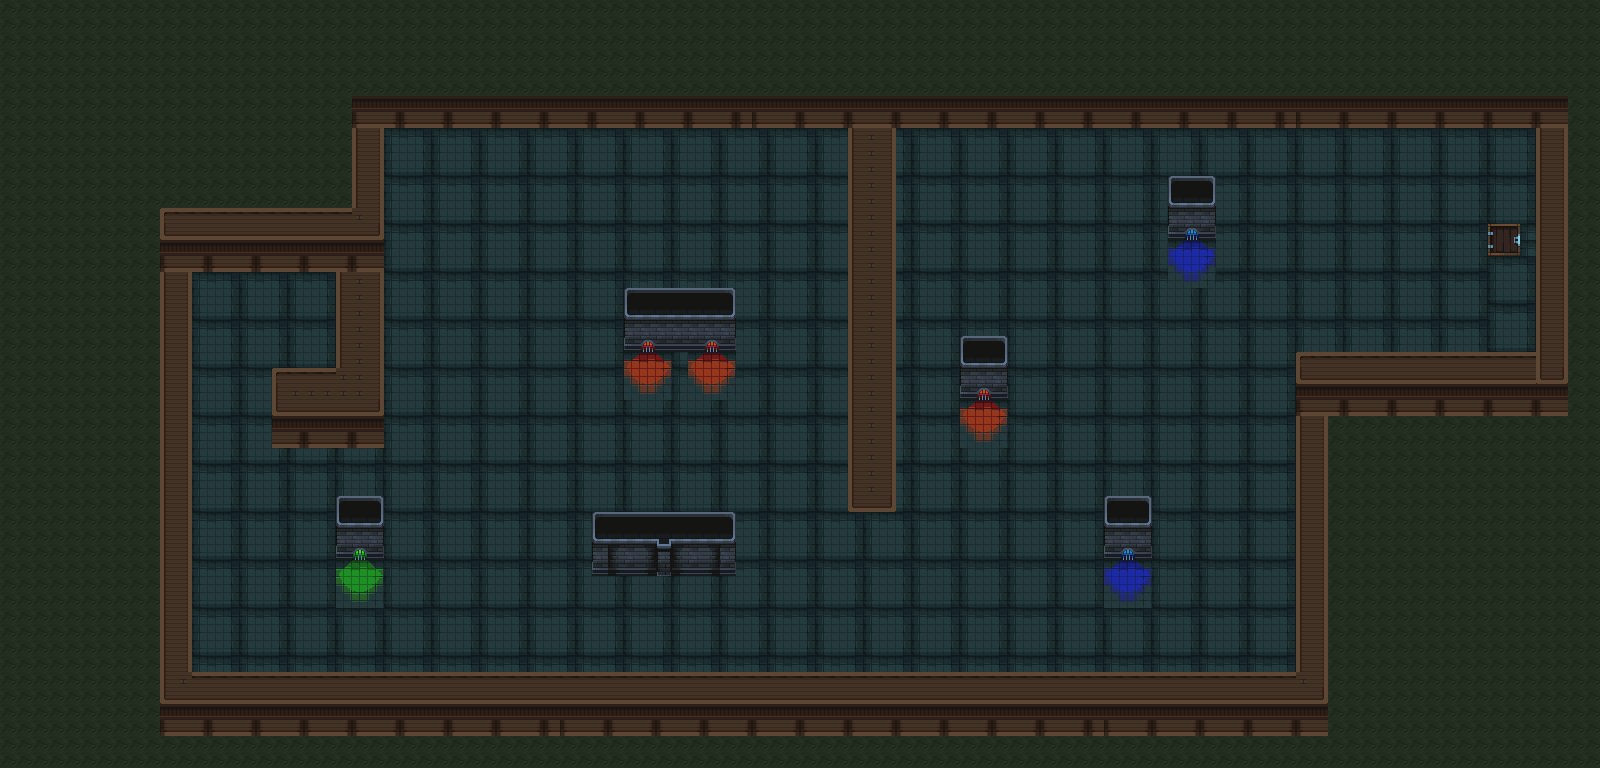

A 2D game scene composited from a Tiled map and its tileset images. What follows is a short description and the map's XML, with each tile layer's data collapsed to a summary:
An orthogonal 100x48 tile map with 16x16 px tiles, 3 tile layers (Слой тайлов 2, Слой тайлов 3, Слой тайлов 1).

<map version="1.10" tiledversion="1.10.2" orientation="orthogonal" renderorder="right-down" width="100" height="48" tilewidth="16" tileheight="16" infinite="0" nextlayerid="7" nextobjectid="1">
 <tileset firstgid="1" name="Tiles-y" tilewidth="16" tileheight="16" tilecount="625" columns="25">
  <image source="Tiles-y.png" width="400" height="400" />
 </tileset>
 <layer id="5" name="Слой тайлов 2" width="100" height="48">
  <data>[4800 cells, 707 non-empty, 1 distinct tile ids]</data>
 </layer>
 <layer id="6" name="Слой тайлов 3" width="100" height="48">
  <data>[4800 cells, 4 non-empty, 1 distinct tile ids]</data>
 </layer>
 <layer id="1" name="Слой тайлов 1" width="100" height="48">
  <data>[4800 cells, 4800 non-empty, 81 distinct tile ids]</data>
 </layer>
</map>
